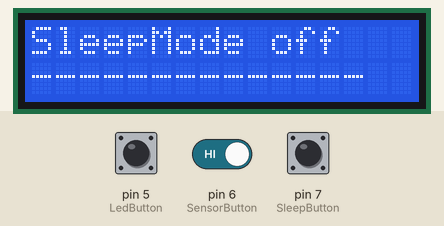
Bench run of a sketch on a simulated Arduino Uno, built with avr-gcc and run on an emulated ATmega328P. On the bench: 16×2 character LCD. The test bench sets the inputs (shaded band); at power-on: pin 7 (SleepButton) HIGH, pin 5 (LedButton) HIGH, pin 6 (SensorButton) HIGH.

Above: at 1.2 s.
1.3 s: pin 7 (SleepButton) pulled LOW for 0.15 s
At 1.9 s:
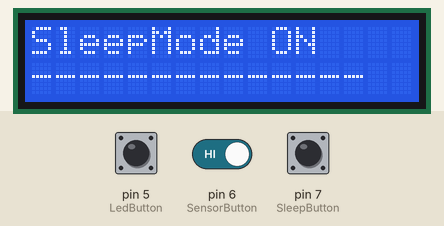
2.9 s: pin 7 (SleepButton) pulled LOW for 1 s
At 3.7 s:
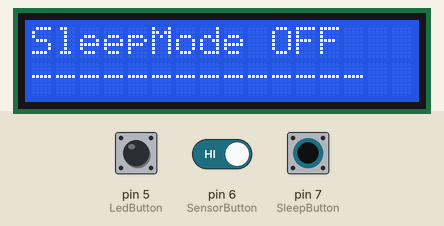
5.4 s: pin 7 (SleepButton) pulled LOW for 3.2 s
At 6.2 s:
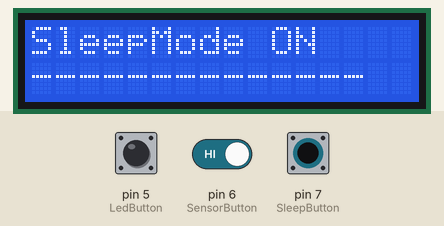
Timing chart, 0 to 8.4 s (numbered marks = the images above; inputs shaded):
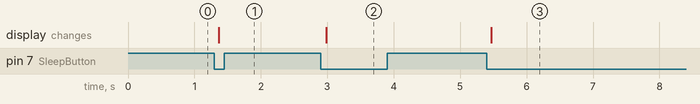

Measured:
- after the input at 1.3 s, the display: changes after 0.06 s (image 1)
- after the input at 2.9 s, the display: changes after 0.08 s (image 2)
- after the input at 5.4 s, the display: changes after 0.07 s (image 3)

The sketch:

BLE_Sensor.ino
```cpp
#include <SoftwareSerial.h>
#include <Wire.h>
#include <TimerOne.h>
#include <LiquidCrystal_I2C.h>
LiquidCrystal_I2C lcd(0x27, 16, 2);
//#define DEBUG
#define CDS_PIN A0
#define ARR_CNT 5
#define CMD_SIZE 60
#define SleepButton 7
#define SensorButton 6
#define LedButton 5

char lcdLine1[17] = "SleepMode off";
char lcdLine2[17] = "--------------";
char sendBuf[CMD_SIZE] = {0};
char recvId[10] = "PSW_WIFI";
int LastSleep = HIGH;     // 버튼의 이전 상태 저장
int LastSensor = HIGH;     // 버튼의 이전 상태 저장
int LastLed = HIGH;     // 버튼의 이전 상태 저장
int currentSleep = HIGH;    // 버튼의 현재 상태 저장
int currentSensor = HIGH;    // 버튼의 현재 상태 저장
int currentLed = HIGH;    // 버튼의 현재 상태 저장
bool SleepFlag = false;
bool SensorFlag = false;
bool LedFlag = false;
bool msgFlag = false;
volatile bool timerIsrFlag = false;
volatile bool timer1Flag = false;
unsigned int secCount;
unsigned long lastDebounceTime = 0;
unsigned long debounceDelay = 50;

SoftwareSerial BTSerial(10, 11); // RX ==>BT:TXD, TX ==> BT:RX
//시리얼 모니터에서 9600bps, line ending 없음 설정 후 AT명령 --> OK 리턴
//AT+NAMEiotxx ==> OKname   : 이름 변경 iotxx

void setup()
{
  Serial.begin(9600);
  lcd.init();
  lcd.backlight();
  lcdDisplay(0, 0, lcdLine1);
  lcdDisplay(0, 1, lcdLine2);
  BTSerial.begin(9600); // set the data rate for the SoftwareSerial port
  Timer1.initialize(1000000);
  Timer1.attachInterrupt(timerIsr); // timerIsr to run every 1 seconds
  pinMode(SleepButton, INPUT_PULLUP);
  pinMode(SensorButton, INPUT_PULLUP);
  pinMode(LedButton,INPUT_PULLUP);
}

void loop()
{
  if (BTSerial.available())Bluetoothevent();


  if (timerIsrFlag)
  {
    timerIsrFlag = false;

  }

//SleepButton
    currentSleep = debounce1(LastSleep);   // 디바운싱된 버튼 상태 읽기
    if (LastSleep == HIGH && currentSleep == LOW)  // 버튼을 누르면...
    {
      SleepFlag = !SleepFlag;
      sprintf(sendBuf,"[%s]SleepMode@%s\n",recvId, SleepFlag ? "ON":"OFF");
      sprintf(lcdLine1,"SleepMode %s", SleepFlag ? "ON" : "OFF");
      BTSerial.write(sendBuf);
      LastSleep = LOW;
    }
    else if(LastSleep == LOW && currentSleep == HIGH)
    {
       LastSleep = HIGH;
    }

    //SensorButton
    currentSensor = debounce2(LastSensor);   // 디바운싱된 버튼 상태 읽기
    if (LastSensor == HIGH && currentSensor == LOW)  // 버튼을 누르면...
    {
      SensorFlag = !SensorFlag;
      sprintf(sendBuf,"[%s]SENSOR@%s\n",recvId, SensorFlag ? "ON@LEDON":"OFF");
      BTSerial.write(sendBuf);
      LastSensor = LOW;
    }
    else if (LastSensor == LOW && currentSensor == HIGH)
    {
        LastSensor = HIGH;
    }

    //LedButton
    currentLed = debounce3(LastLed);   // 디바운싱된 버튼 상태 읽기
    if (LastLed == HIGH && currentLed == LOW)  // 버튼을 누르면...
    {
      LedFlag = !LedFlag;
      sprintf(sendBuf,"[%s]LED@%s\n",recvId, LedFlag ? "ON":"OFF");
      BTSerial.write(sendBuf);
      LastLed = LOW;
    }
    else if(LastLed == LOW && currentLed == HIGH) LastLed = HIGH;


   lcdDisplay(0, 0, lcdLine1);
   lcdDisplay(0, 1, lcdLine2);
}

void Bluetoothevent()
{
  int i = 0;
  char * pToken;
  char * pArray[ARR_CNT] = {0};
  char recvBuf[CMD_SIZE] = {0};
  int len;

  len = BTSerial.readBytesUntil('\n', recvBuf, sizeof(recvBuf) - 1);

  pToken = strtok(recvBuf, "[@]");
  while (pToken != NULL)
  {
    pArray[i] =  pToken;
    if (++i >= ARR_CNT)
      break;
    pToken = strtok(NULL, "[@]");
  }

  //recvBuf : [XXX_ID]LED@ON
  //pArray[0] = "XXX_ID" > 송신자 ID
  //pArray[1] = "LED"
  //pArray[2] = "ON"
  //pArray[3] = 0x0

  if(!strcmp(pArray[1],"SleepMode"))
  {
    if(!strcmp(pArray[2],"OFF")) sprintf(lcdLine2, "--------------\0");
    sprintf(lcdLine1, "%s %s\0", pArray[1], pArray[2]);
  }

  if(!strcmp(pArray[1],"Good"))
  {
    if(!strcmp(pArray[2],"Morning")) sprintf(lcdLine2, "%s %s\0",pArray[2]);
    else if(!strcmp(pArray[2],"Night")) sprintf(lcdLine2, "%s %s\0",pArray[2]);
  }


  else if (!strncmp(pArray[1], " New", 4)) // New Connected
  {
    return ;
  }

  else if (!strncmp(pArray[1], " Alr", 4)) //Already logged
  {
    return ;
  }
}

void timerIsr()
{
  timerIsrFlag = true;
  secCount++;
}

void lcdDisplay(int x, int y, char * str)
{
  int len = 16 - strlen(str);
  lcd.setCursor(x, y);
  lcd.print(str);
  for (int i = len; i > 0; i--)
    lcd.write(' ');
}

boolean debounce1(boolean last)
{
  boolean current = digitalRead(SleepButton);  // 버튼 상태 읽기
  if (last != current)      // 이전 상태와 현재 상태가 다르면...
  {
    delay(5);         // 5ms 대기
    current = digitalRead(SleepButton);  // 버튼 상태 다시 읽기
  }
  return current;       // 버튼의 현재 상태 반환
}

boolean debounce2(boolean last)
{
  boolean current = digitalRead(SensorButton);  // 버튼 상태 읽기
  if (last != current)
  // 이전 상태와 현재 상태가 다르면...
  {
    delay(5);         // 5ms 대기
    current = digitalRead(SensorButton);  // 버튼 상태 다시 읽기
  }
  return current;       // 버튼의 현재 상태 반환
}

boolean debounce3(boolean last)
{
  boolean current = digitalRead(LedButton);  // 버튼 상태 읽기
  if (last != current)      // 이전 상태와 현재 상태가 다르면...
  {
    delay(5);         // 5ms 대기
    current = digitalRead(LedButton);  // 버튼 상태 다시 읽기
  }
  return current;       // 버튼의 현재 상태 반환
}
```
